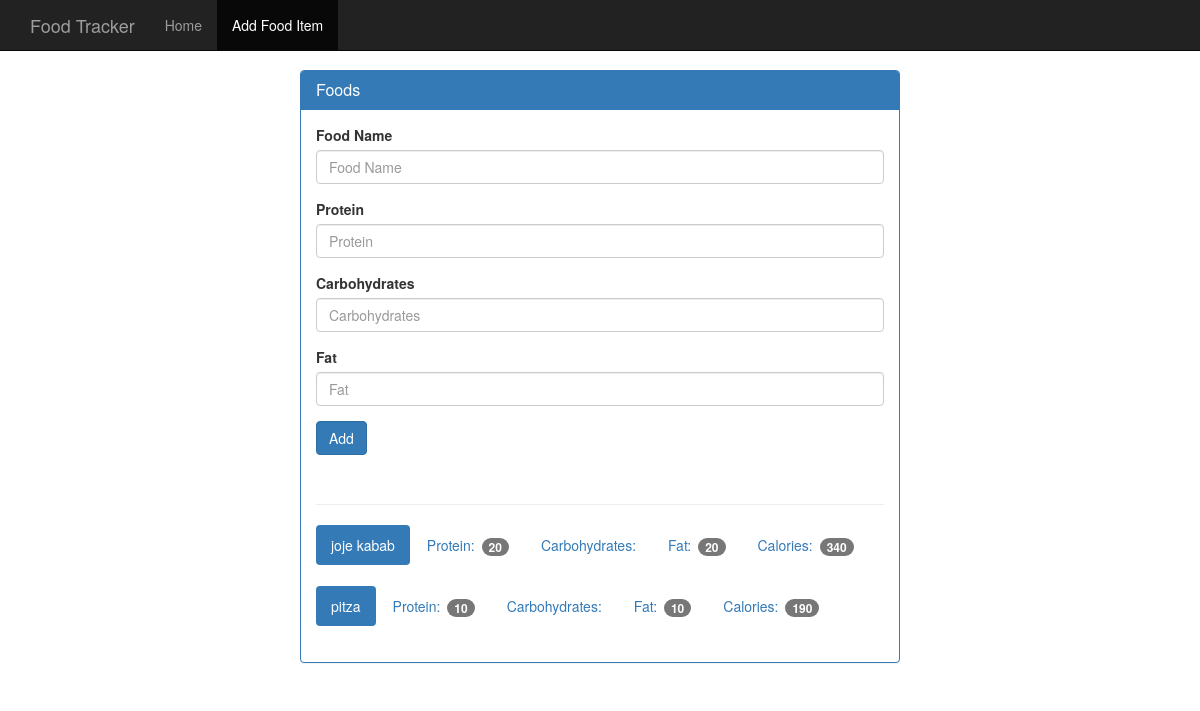
The app's page /food with its own data.
### tables this page shows
CREATE TABLE food (
    id integer primary key autoincrement,
    name text not null ,
    protein integer not null,
    carbohydrates integer not null,
    fat integer not null,
    calories integer not null
);

### app.py (the view, shortened to what this page needs)
@app.route('/food', methods=['POST', 'GET'])
def food():
    db = get_db()
    cur = db.execute("select * from food;")
    results = cur.fetchall()
    return render_template('add_food.html', results=results)

### database.py (called while the page is built)
def connect_db():
    sql = sqlite3.connect('c:/Users/TOSHIBA/PycharmProjects/food_tracker/food_log.db')
    sql.row_factory = sqlite3.Row
    return sql

def get_db():
    if not hasattr(g, 'sqlite_db'):
        g.sqlite_db = connect_db()
    return g.sqlite_db

### templates/add_food.html (shortened to what this page needs)
{% extends 'base.html' %}
{% block body %}
    <nav class="navbar navbar-inverse navbar-fixed-top">
      <div class="container">
        <div class="navbar-header">
          <a class="navbar-brand" href="{{ url_for('index') }}">Food Tracker</a>
        </div>
        <div id="navbar" class="navbar-collapse collapse">
          <ul class="nav navbar-nav">
            <li><a href="{{ url_for('index') }}">Home</a></li>
            <li class="active"><a href="{{ url_for('food') }}">Add Food Item</a></li>
          </ul>
        </div>
      </div>
    </nav>
    <div class="container theme-showcase col-sm-6 col-sm-offset-3" role="main">
      <div class="row">
        <div>
          <div class="panel panel-primary">
            <div class="panel-heading">
              <h3 class="panel-title">Foods</h3>
            </div>
            <div class="panel-body">
              <form method="POST" action="{{ url_for('food') }}">
                <div class="form-group">
                  <label for="food-name">Food Name</label>
                  <input type="text" class="form-control" id="food-name" name="food-name" placeholder="Food Name">
                </div>
                <div class="form-group">
                  <label for="protein">Protein</label>
                  <input type="number" class="form-control" id="protein" name="protein" placeholder="Protein">
                </div>
                <div class="form-group">
                  <label for="carbohydrates">Carbohydrates</label>
                  <input type="number" class="form-control" id="carbohydrates" name="carbohydrates" placeholder="Carbohydrates">
                </div>
                <div class="form-group">
                  <label for="fat">Fat</label>
                  <input type="number" class="form-control" id="fat" name="fat" placeholder="Fat">
                </div>
                <button type="submit" class="btn btn-primary">Add</button>
              </form>
              <div class="page-header"></div>
              {% for food in results %}
              <ul class="nav nav-pills" role="tablist">
                <li class="active"><a>{{ food.name }}</a></li>
                <li><a>Protein: <span class="badge">{{ food.protein }}</span></a></li>
                <li><a>Carbohydrates: </a></li>
                <li><a>Fat: <span class="badge">{{ food.fat }}</span></a></li>
                <li><a>Calories: <span class="badge">{{ food.calories }}</span></a></li>
              </ul>
              <br>
              {% endfor %}
            </div>
          </div>
        </div>
      </div>
    </div>
{% endblock %}

### static/theme.css (style rules this page uses)
body { padding-top: 70px; padding-bottom: 30px; }

### records on screen
food: name "joje kabab", protein "20", fat "20", calories "340"
food: name "pitza", protein "10", fat "10", calories "190"
